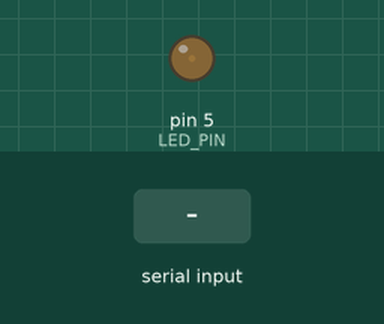
This sketch was run on a simulated Arduino Uno, built with avr-gcc and run on an emulated ATmega328P. Shown: output pins drawn as LEDs (lit = HIGH). Inputs (shaded band) come from the test bench.

Above: at 0.15 s.
At 1.27 s:
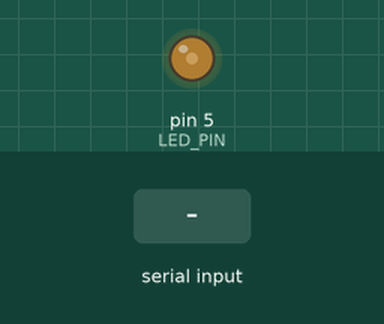
1.3 s: "30,150\n" received over Serial
At 1.57 s:
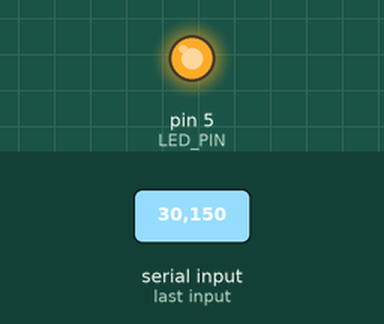
Timing chart, 0 to 10.8 s (numbered marks = the images above; inputs shaded):
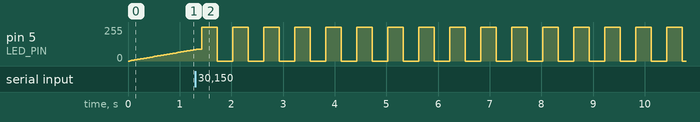

The sketch:

fade-listen.ino
```cpp
/*
  Started with code from http://www.arduino.cc/en/Tutorial/Fade

  This fades the LED on LED_PIN slowly.  If a number comes in over serial port
  then the fade takes a break to flash the LED the given number of times.

  The intent here is to work toward Arduino triggering flash of a lightring
  when needed by Java app running on Raspberry Pi.
*/

int BAUD_RATE = 57600;
int LED_PIN = 5;

int brightness = 0;    // how bright the LED is
int fadeAmount = 2;    // how many points to fade the LED by

int flashCount = 0;

void setup() {
  Serial.begin(BAUD_RATE);
  pinMode(LED_PIN, OUTPUT);
}

void loop() {
  analogWrite(LED_PIN, brightness);

  if (Serial.available()) {
    flashCount = Serial.parseInt();
    if (flashCount > 0) {
      flash(flashCount);
      Serial.print("Flashed ");
      Serial.println(flashCount);
      Serial.flush();
    }
  }

  brightness = brightness + fadeAmount;
  if (brightness <= 0 || brightness >= 255) {
    brightness = (brightness < 0) ? 0 : 255;
    fadeAmount = -fadeAmount;
  }
  delay(30);
}

void flash(int n) {
  for (int i = 0; i < n; i++) {
    digitalWrite(LED_PIN, HIGH);
    delay(300);
    digitalWrite(LED_PIN, LOW);
    delay(300);
    analogWrite(LED_PIN, brightness);
  }
}
```
